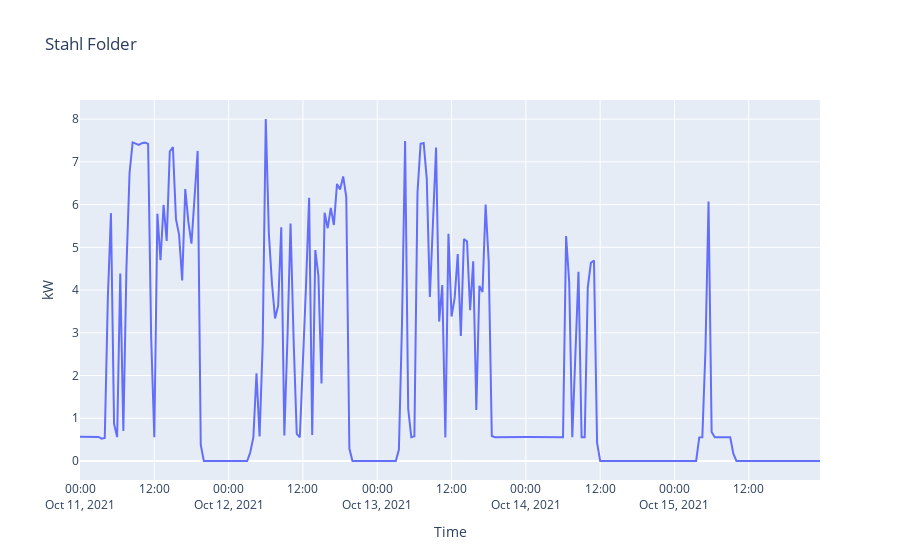

Write notebook code for a chart like this one.
### Code cell
px.line(
    x=df.index, y=df.kw, 
    title='Stahl Folder',
    labels={
        'x': 'Time',
        'y': 'kW'
    })

### Figure 1 — Plotly figure (JSON) as saved in the notebook; plotly's stock layout.template omitted (floating-point values rounded to 4 significant figures; data arrays with more than 128 entries replaced by an {"elided": "..."} marker saying what was removed)
{"data": [{"hovertemplate": "Time=%{x}<br>kW=%{y}<extra></extra>", "legendgroup": "", "line": {"color": "#636efa", "dash": "solid"}, "marker": {"symbol": "circle"}, "mode": "lines", "name": "", "orientation": "v", "showlegend": false, "type": "scatter", "x": {"elided": "240 str values"}, "xaxis": "x", "y": {"elided": "240 float values"}, "yaxis": "y"}], "layout": {"legend": {"tracegroupgap": 0}, "title": {"text": "Stahl Folder"}, "xaxis": {"anchor": "y", "domain": [0, 1], "title": {"text": "Time"}}, "yaxis": {"anchor": "x", "domain": [0, 1], "title": {"text": "kW"}}}}
